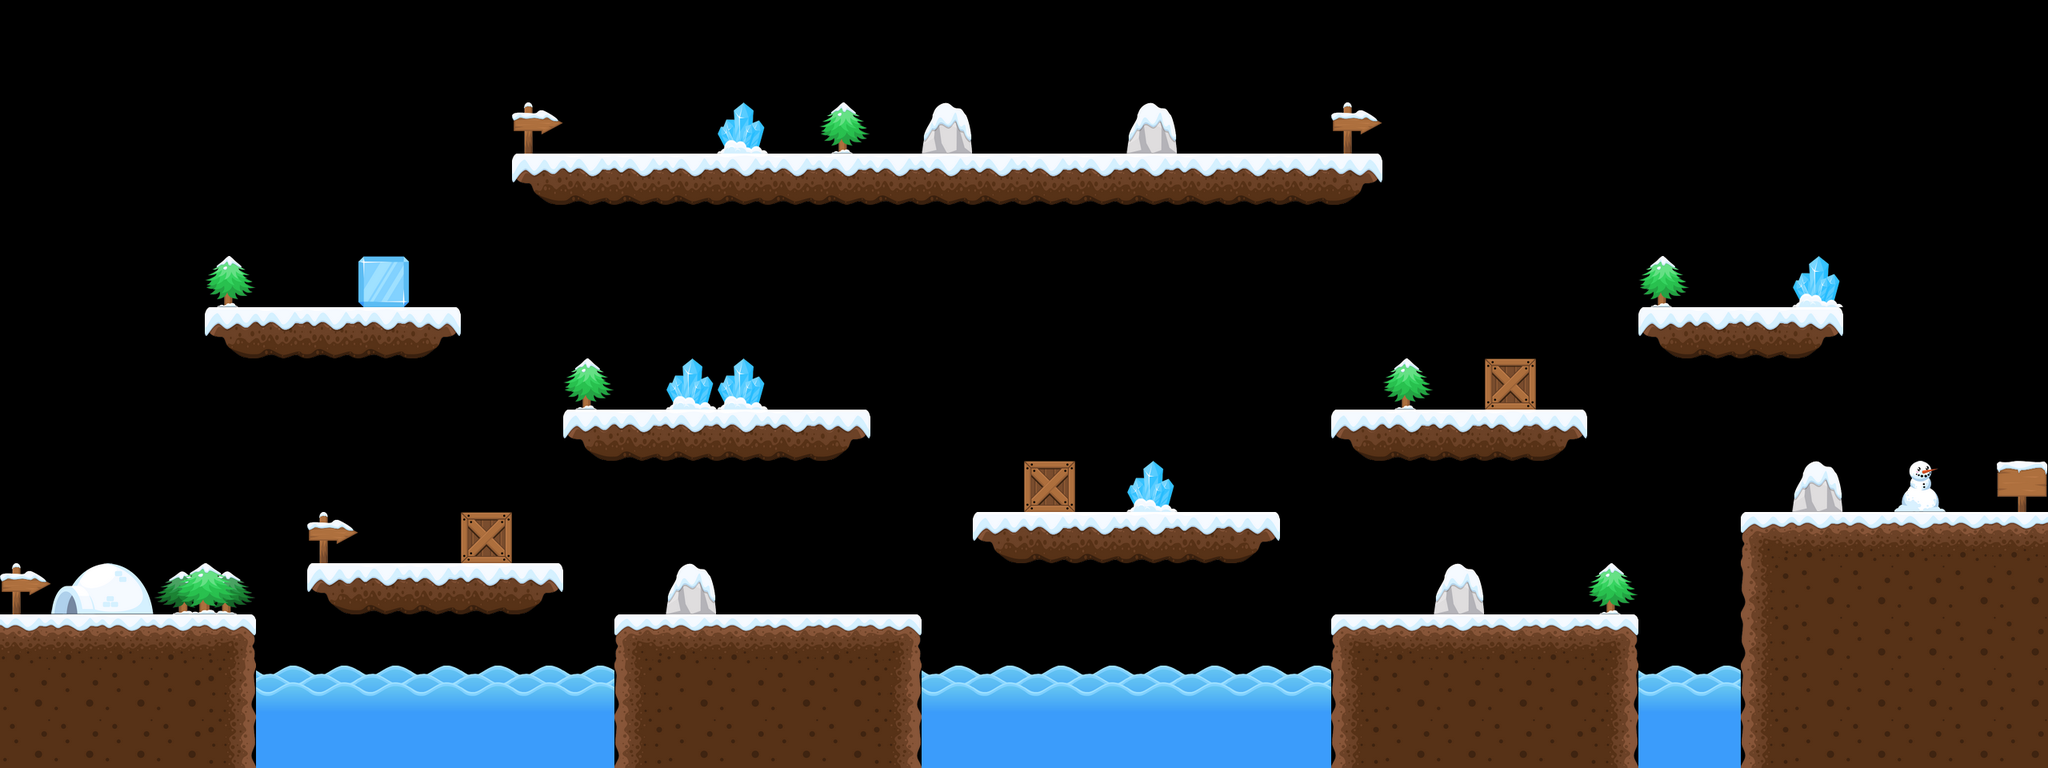

This game map was drawn from its Tiled (.tmx) file and the tilesets committed beside it. A one-line description and the full map source follow:
An orthogonal 40x15 tile map with 64x64 px tiles, 1 tile layer (Tile Layer 1) and 15 objects (11x enemy1, 2x diamond, player, goal).

<map version="1.0" tiledversion="1.0.3" orientation="orthogonal" renderorder="right-down" width="40" height="15" tilewidth="64" tileheight="64" nextobjectid="19">
 <tileset firstgid="1" name="winter" tilewidth="64" tileheight="64" tilecount="30" columns="15">
  <image source="winter.png" width="960" height="128" />
 </tileset>
 <layer name="Tile Layer 1" width="40" height="15">
  <data encoding="csv">
0,0,0,0,0,0,0,0,0,0,0,0,0,0,0,0,0,0,0,0,0,0,0,0,0,0,0,0,0,0,0,0,0,0,0,0,0,0,0,0,
0,0,0,0,0,0,0,0,0,0,0,0,0,0,0,0,0,0,0,0,0,0,0,0,0,0,0,0,0,0,0,0,0,0,0,0,0,0,0,0,
0,0,0,0,0,0,0,0,0,0,29,0,0,0,12,0,15,0,30,0,0,0,30,0,0,0,29,0,0,0,0,0,0,0,0,0,0,0,0,0,
0,0,0,0,0,0,0,0,0,0,5,21,21,21,21,21,21,21,21,21,21,21,21,21,21,21,6,0,0,0,0,0,0,0,0,0,0,0,0,0,
0,0,0,0,0,0,0,0,0,0,0,0,0,0,0,0,0,0,0,0,0,0,0,0,0,0,0,0,0,0,0,0,0,0,0,0,0,0,0,0,
0,0,0,0,15,0,0,28,0,0,0,0,0,0,0,0,0,0,0,0,0,0,0,0,0,0,0,0,0,0,0,0,15,0,0,12,0,0,0,0,
0,0,0,0,5,21,21,21,6,0,0,0,0,0,0,0,0,0,0,0,0,0,0,0,0,0,0,0,0,0,0,0,5,21,21,6,0,0,0,0,
0,0,0,0,0,0,0,0,0,0,0,15,0,12,12,0,0,0,0,0,0,0,0,0,0,0,0,15,0,27,0,0,0,0,0,0,0,0,0,0,
0,0,0,0,0,0,0,0,0,0,0,5,21,21,21,21,6,0,0,0,0,0,0,0,0,0,5,21,21,21,6,0,0,0,0,0,0,0,0,0,
0,0,0,0,0,0,0,0,0,0,0,0,0,0,0,0,0,0,0,0,27,0,12,0,0,0,0,0,0,0,0,0,0,0,0,30,0,14,0,13,
0,0,0,0,0,0,29,0,0,27,0,0,0,0,0,0,0,0,0,5,21,21,21,21,6,0,0,0,0,0,0,0,0,0,18,23,23,23,23,23,
29,16,17,1,2,0,5,21,21,21,6,0,0,30,0,0,0,0,0,0,0,0,0,0,0,0,0,0,30,0,0,15,0,0,24,9,9,9,9,9,
23,23,23,23,8,0,0,0,0,0,0,0,18,23,23,23,23,8,0,0,0,0,0,0,0,0,18,23,23,23,23,8,0,0,24,9,9,9,9,9,
9,9,9,9,25,22,22,22,22,22,22,22,24,9,9,9,9,25,22,22,22,22,22,22,22,22,24,9,9,9,9,25,22,22,24,9,9,9,9,9,
9,9,9,9,25,7,7,7,7,7,7,7,24,9,9,9,9,25,7,7,7,7,7,7,7,7,24,9,9,9,9,25,7,7,24,9,9,9,9,9
</data>
 </layer>
 <objectgroup name="Object">
  <object id="1" name="player" type="player" gid="28" x="1.33333" y="769.424" width="64" height="64" />
  <object id="2" name="e1" type="enemy1" gid="28" x="447" y="706" width="64" height="64" />
  <object id="3" name="e2" type="enemy1" gid="28" x="960" y="512" width="64" height="64" />
  <object id="5" name="e3" type="enemy1" gid="28" x="770" y="510" width="64" height="64" />
  <object id="8" name="e4" type="enemy1" gid="28" x="318" y="384" width="64" height="64" />
  <object id="9" name="e5" type="enemy1" gid="28" x="962" y="190" width="64" height="64" />
  <object id="10" name="e6" type="enemy1" gid="28" x="1216" y="188" width="64" height="64" />
  <object id="11" name="e7" type="enemy1" gid="28" x="1462" y="192" width="64" height="64" />
  <object id="12" name="e8" type="enemy1" gid="28" x="1784" y="508" width="64" height="64" />
  <object id="13" name="e9" type="enemy1" gid="28" x="1472" y="640" width="64" height="64" />
  <object id="14" name="e10" type="enemy1" gid="28" x="1922" y="764" width="64" height="64" />
  <object id="15" name="e11" type="enemy1" gid="28" x="2176" y="382" width="64" height="64" />
  <object id="16" name="d1" type="diamond" gid="28" x="2242" y="382" width="64" height="64" />
  <object id="17" name="d2" type="diamond" gid="28" x="1604" y="188" width="64" height="64" />
  <object id="18" name="goal" type="goal" gid="28" x="2496" y="640" width="64" height="64" />
 </objectgroup>
</map>
